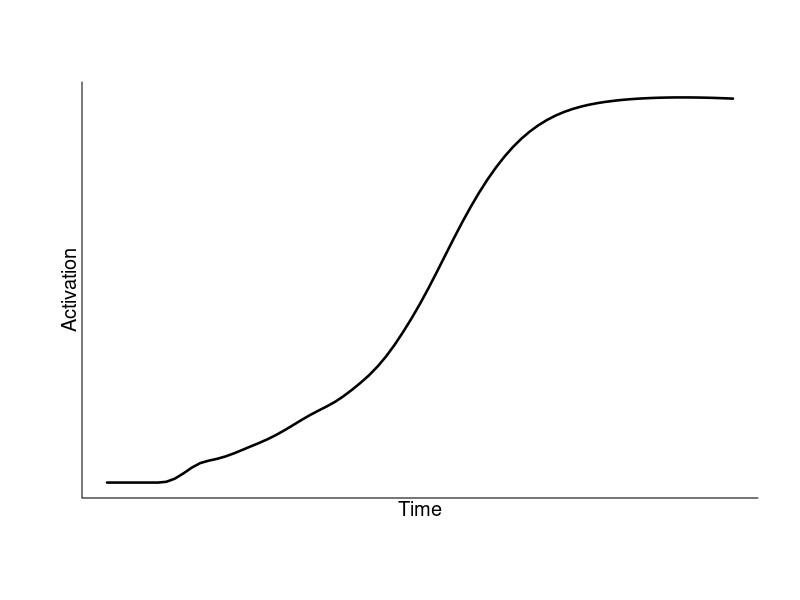

This figure's R source:
library(data.table)

dat <- fread("../make_vwp_trace_img/trace_plots.csv")
dat <- dat[cycle < 75, ]
dat$V7 <- NULL
names(dat) <- c("cycle", "partial", "apart", "pap", "da", "artial")

pdf("activation_plot.pdf", width = 4, height = 4)
with(dat, plot(cycle, partial, type = 'l', xaxt='n', yaxt='n', lwd = 2.5,  bty = 'l', xlab = "", ylab = ""))
title(ylab = "Activation", xlab = "Time", line = 0.1, cex.lab = 1.2)
dev.off()
#
# dat1 <- copy(dat)
# dat1[, cycle := 0.9 * cycle]
#
# dat3 <- copy(dat)
#
# dat3[, `:=`(apart2 = 0.6 * apart, cycle = cycle * 1.25)]
#
# dat4 <- copy(dat)
# dat4[, `:=`(cycle = 0.9*cycle)]
#
# #dat[, apart2 := 0.6 * apart]
# ll <- 4
#
# with(dat1, plot(cycle, partial, type = 'l', lwd = ll))
# #with(dat4, lines(cycle, apart, col = 'green', lwd = ll))
# #with(dat3, lines(cycle, apart2, col = "red", lwd = ll))
#
# # newval <- (dat4$apart + dat3$apart2) /2
# # lines(dat3$cycle, newval, col = 'purple')
#
# dat2 <- copy(dat)
# dat2 <- dat2[, .(cycle, apart)]
# dat2[, cycle := cycle * 1.45]
# dat2[, apart := apart * 0.3]
#
# lines(dat2$cycle, dat2$apart, col = 'blue', lwd = ll)
#
#
# newdat <- dat4[cycle > 30, ]
# newdat <- newdat[cycle < 44, ]
# newdat$cycle <- seq(31, 66, length.out = 15)
# newdat[, apart := apart * exp(seq(0, -1.5, length.out = 15))]
#
# dat5 <- rbind(dat4[cycle < 30, ], newdat)
# lines(dat5$cycle, dat5$apart, col = 'orange', lwd = ll)
#
#
#
# newdat2 <- dat3[cycle > 45, ]
# newdat2 <- newdat2[cycle < 60, ]
# newdat2$cycle <- seq(45, 70, length.out = 11)
# newdat2[, apart2 := apart2 * exp(seq(0, -1, length.out = 11)) ]
#
# dat6 <- rbind(dat3[cycle <= 40, ], newdat2)
# lines(dat6$cycle, dat6$apart2, col = 'brown', lwd = ll)
#
#
# d1 <- dat1[, .(cycle, partial)]
# d2 <- dat2[, .(cycle, apart)]
# dat5[, apart3 := apart]
# d3 <- dat5[, .(cycle, apart3)]
# d4 <- dat6[, .(cycle, apart2)]
#
# dd1 <- melt(d1, id.vars = 'cycle', variable.name = "word", value.name = "activation")
# dd2 <- melt(d2, id.vars = 'cycle', variable.name = "word", value.name = "activation")
# dd3 <- melt(d3, id.vars = 'cycle', variable.name = "word", value.name = "activation")
# dd4 <- melt(d4, id.vars = 'cycle', variable.name = "word", value.name = "activation")
#
# dd3$activation <- dd3$activation*.85
# dd2$activation <- dd2$activation*.75
#
# dat <- rbindlist(list(dd1, dd2, dd3, dd4))
#
# dat <- rbindlist(list(dd2, dd3, dd1, dd4))
#
# library(ggplot2)
#
# pdf("fake_proportion.pdf", width = 3, height = 3)
# ggplot(dat[cycle < 70, ], aes(cycle, activation, color = word)) + geom_line(linewidth = 1) +
#   theme_classic() +
#   theme(legend.position = "none", axis.text = element_blank(), axis.ticks = element_blank()) +
#   labs(x = "Time", y = "Proportion of Fixation")
# dev.off()
